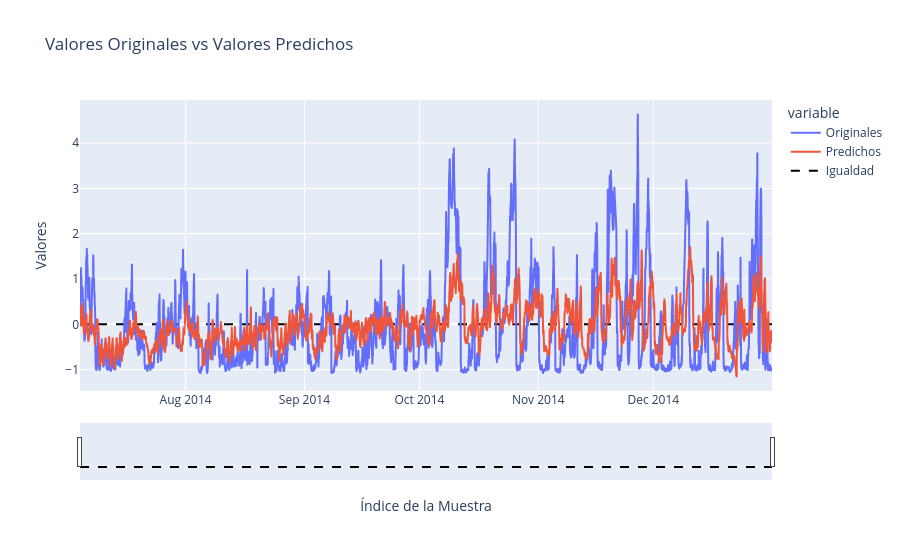

Write notebook code for a chart like this one.
### Code cell
# Crea un DataFrame con los datos originales y los predichos
df = pd.DataFrame({'Originales': valY.flatten(), 'Predichos': prediccionMLP.flatten()})
df.index = val_date

fecha_inicio = df.index[0]
fecha_fin = df.index[-1]


fig = px.line(df, title='Valores Originales vs Valores Predichos')
fig.update_xaxes(rangeslider_visible=True, title='Índice de la Muestra', range=[fecha_inicio, fecha_fin])
fig.update_yaxes(title='Valores')


fig.add_trace(go.Scatter(x=df.index, y=[0] * len(df), mode='lines', name='Igualdad', line=dict(color='black', dash='dash')))
dfMLP = df
fig.show()

### Figure 1 — Plotly figure (JSON) as saved in the notebook; plotly's stock layout.template omitted (floating-point values rounded to 4 significant figures; data arrays with more than 128 entries replaced by an {"elided": "..."} marker saying what was removed)
{"data": [{"hovertemplate": "variable=Originales<br>index=%{x}<br>value=%{y}<extra></extra>", "legendgroup": "Originales", "line": {"color": "#636efa", "dash": "solid"}, "marker": {"symbol": "circle"}, "mode": "lines", "name": "Originales", "showlegend": true, "type": "scattergl", "x": {"elided": "4333 str values"}, "xaxis": "x", "y": {"elided": "4333 float values"}, "yaxis": "y"}, {"hovertemplate": "variable=Predichos<br>index=%{x}<br>value=%{y}<extra></extra>", "legendgroup": "Predichos", "line": {"color": "#EF553B", "dash": "solid"}, "marker": {"symbol": "circle"}, "mode": "lines", "name": "Predichos", "showlegend": true, "type": "scattergl", "x": {"elided": "4333 str values"}, "xaxis": "x", "y": {"elided": "4333 float values"}, "yaxis": "y"}, {"line": {"color": "black", "dash": "dash"}, "mode": "lines", "name": "Igualdad", "type": "scatter", "x": {"elided": "4333 str values"}, "y": {"elided": "4333 int values"}}], "layout": {"legend": {"title": {"text": "variable"}, "tracegroupgap": 0}, "title": {"text": "Valores Originales vs Valores Predichos"}, "xaxis": {"anchor": "y", "domain": [0, 1], "range": ["2014-07-04T11:00:00", "2014-12-31T23:00:00"], "rangeslider": {"visible": true}, "title": {"text": "Índice de la Muestra"}}, "yaxis": {"anchor": "x", "domain": [0, 1], "title": {"text": "Valores"}}}}
